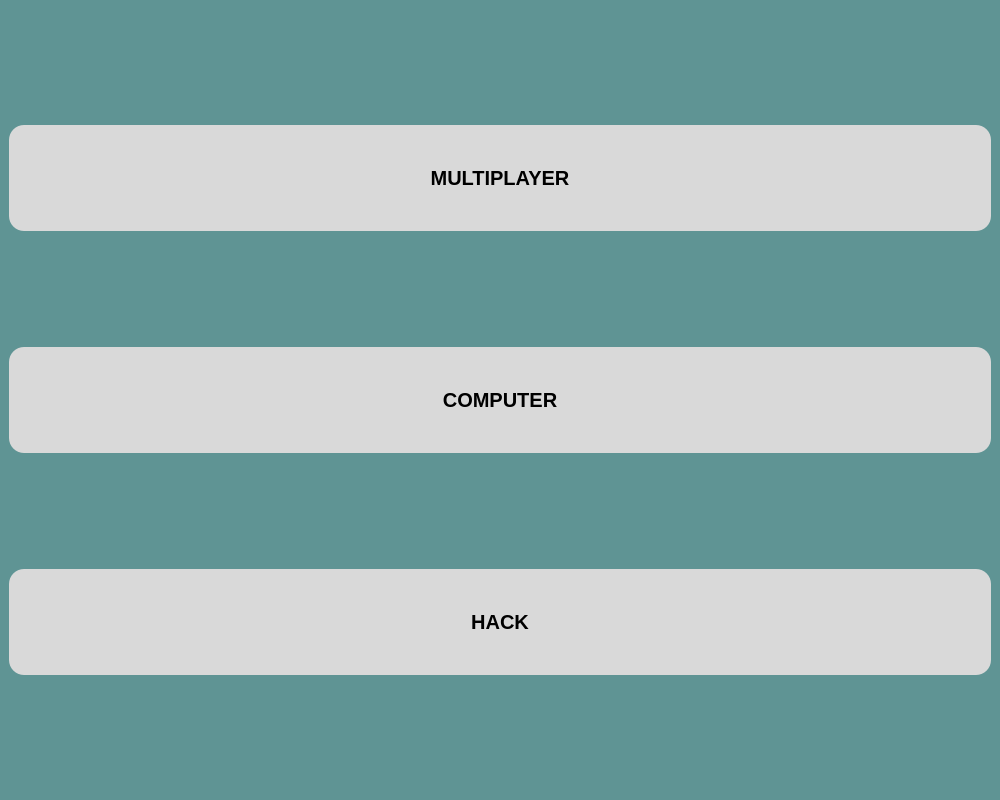
<?xml version="1.0" encoding="UTF-8"?>
<ui version="4.0">
 <class>MainWindow</class>
 <widget class="QMainWindow" name="MainWindow">
  <property name="geometry">
   <rect>
    <x>0</x>
    <y>0</y>
    <width>1000</width>
    <height>800</height>
   </rect>
  </property>
  <property name="windowTitle">
   <string>MainWindow</string>
  </property>
  <property name="styleSheet">
   <string notr="true">background-color: #5F9494;</string>
  </property>
  <widget class="QWidget" name="centralwidget">
   <property name="styleSheet">
    <string notr="true">padding: 41px</string>
   </property>
   <layout class="QHBoxLayout" name="horizontalLayout">
    <property name="sizeConstraint">
     <enum>QLayout::SetDefaultConstraint</enum>
    </property>
    <item>
     <layout class="QVBoxLayout" name="verticalLayout"/>
    </item>
    <item>
     <layout class="QVBoxLayout" name="verticallayout" stretch="0,0,0">
      <property name="spacing">
       <number>0</number>
      </property>
      <property name="sizeConstraint">
       <enum>QLayout::SetMinimumSize</enum>
      </property>
      <property name="leftMargin">
       <number>0</number>
      </property>
      <property name="topMargin">
       <number>0</number>
      </property>
      <property name="rightMargin">
       <number>0</number>
      </property>
      <property name="bottomMargin">
       <number>0</number>
      </property>
      <item>
       <widget class="QPushButton" name="pushButton">
        <property name="font">
         <font>
          <pointsize>15</pointsize>
          <weight>75</weight>
          <bold>true</bold>
         </font>
        </property>
        <property name="styleSheet">
         <string notr="true">background-color: #D9D9D9;
border-radius: 15px;</string>
        </property>
        <property name="text">
         <string>MULTIPLAYER</string>
        </property>
       </widget>
      </item>
      <item>
       <widget class="QPushButton" name="pushButton_2">
        <property name="enabled">
         <bool>true</bool>
        </property>
        <property name="font">
         <font>
          <pointsize>15</pointsize>
          <weight>75</weight>
          <bold>true</bold>
         </font>
        </property>
        <property name="styleSheet">
         <string notr="true">background-color: #D9D9D9;
border-radius: 15px;</string>
        </property>
        <property name="text">
         <string>COMPUTER</string>
        </property>
       </widget>
      </item>
      <item>
       <widget class="QPushButton" name="pushButton_3">
        <property name="font">
         <font>
          <pointsize>15</pointsize>
          <weight>75</weight>
          <bold>true</bold>
         </font>
        </property>
        <property name="styleSheet">
         <string notr="true">background-color: #D9D9D9;
border-radius: 15px;</string>
        </property>
        <property name="text">
         <string>HACK</string>
        </property>
       </widget>
      </item>
     </layout>
    </item>
    <item>
     <layout class="QVBoxLayout" name="verticalLayout_2"/>
    </item>
   </layout>
  </widget>
 </widget>
 <resources/>
 <connections/>
</ui>
